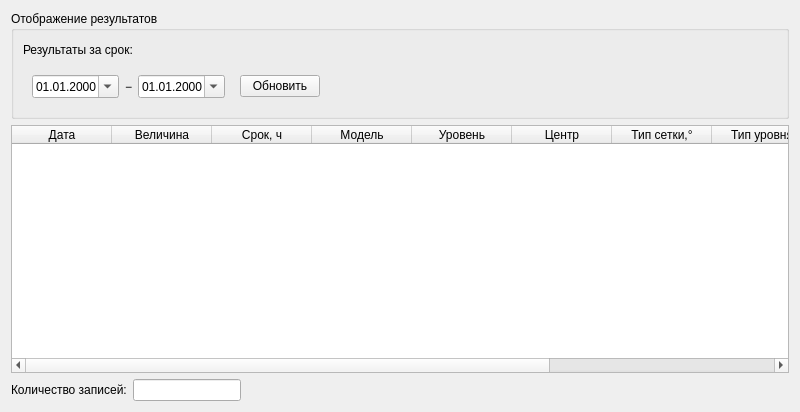
<?xml version="1.0" encoding="UTF-8"?>
<ui version="4.0">
 <class>ObanalResultsWidget</class>
 <widget class="QWidget" name="ObanalResultsWidget">
  <property name="geometry">
   <rect>
    <x>0</x>
    <y>0</y>
    <width>800</width>
    <height>412</height>
   </rect>
  </property>
  <property name="windowTitle">
   <string>ObanalResults</string>
  </property>
  <layout class="QVBoxLayout" name="verticalLayout_2">
   <item>
    <widget class="QGroupBox" name="groupBox">
     <property name="title">
      <string>Отображение результатов</string>
     </property>
     <layout class="QVBoxLayout" name="verticalLayout">
      <item>
       <layout class="QHBoxLayout" name="horizontalLayout_4">
        <item>
         <widget class="QLabel" name="label">
          <property name="text">
           <string>Результаты за срок:</string>
          </property>
         </widget>
        </item>
        <item>
         <spacer name="horizontalSpacer_3">
          <property name="orientation">
           <enum>Qt::Horizontal</enum>
          </property>
          <property name="sizeHint" stdset="0">
           <size>
            <width>40</width>
            <height>20</height>
           </size>
          </property>
         </spacer>
        </item>
       </layout>
      </item>
      <item>
       <layout class="QHBoxLayout" name="horizontalLayout_5">
        <item>
         <widget class="QWidget" name="timesWidget" native="true">
          <layout class="QHBoxLayout" name="horizontalLayout_2">
           <item>
            <widget class="QDateTimeEdit" name="startDateTimeEdit">
             <property name="displayFormat">
              <string>dd.MM.yyyy</string>
             </property>
             <property name="calendarPopup">
              <bool>true</bool>
             </property>
            </widget>
           </item>
           <item>
            <widget class="QLabel" name="label_4">
             <property name="text">
              <string>−</string>
             </property>
            </widget>
           </item>
           <item>
            <widget class="QDateTimeEdit" name="endDateTimeEdit">
             <property name="displayFormat">
              <string>dd.MM.yyyy</string>
             </property>
             <property name="calendarPopup">
              <bool>true</bool>
             </property>
            </widget>
           </item>
          </layout>
         </widget>
        </item>
        <item>
         <widget class="QPushButton" name="updateButton">
          <property name="text">
           <string>Обновить</string>
          </property>
         </widget>
        </item>
        <item>
         <spacer name="horizontalSpacer_4">
          <property name="orientation">
           <enum>Qt::Horizontal</enum>
          </property>
          <property name="sizeHint" stdset="0">
           <size>
            <width>40</width>
            <height>20</height>
           </size>
          </property>
         </spacer>
        </item>
       </layout>
      </item>
     </layout>
    </widget>
   </item>
   <item>
    <widget class="QTableWidget" name="dataTableWidget">
     <column>
      <property name="text">
       <string>Дата</string>
      </property>
     </column>
     <column>
      <property name="text">
       <string>Величина</string>
      </property>
     </column>
     <column>
      <property name="text">
       <string>Срок, ч</string>
      </property>
     </column>
     <column>
      <property name="text">
       <string>Модель</string>
      </property>
     </column>
     <column>
      <property name="text">
       <string>Уровень</string>
      </property>
     </column>
     <column>
      <property name="text">
       <string>Центр</string>
      </property>
     </column>
     <column>
      <property name="text">
       <string>Тип сетки,°</string>
      </property>
     </column>
     <column>
      <property name="text">
       <string>Тип уровня</string>
      </property>
     </column>
     <column>
      <property name="text">
       <string>Количество данных</string>
      </property>
     </column>
     <column>
      <property name="text">
       <string/>
      </property>
     </column>
    </widget>
   </item>
   <item>
    <layout class="QHBoxLayout" name="horizontalLayout">
     <item>
      <widget class="QLabel" name="label_2">
       <property name="text">
        <string>Количество записей:</string>
       </property>
      </widget>
     </item>
     <item>
      <widget class="QLineEdit" name="countLineEdit">
       <property name="sizePolicy">
        <sizepolicy hsizetype="Preferred" vsizetype="Fixed">
         <horstretch>0</horstretch>
         <verstretch>0</verstretch>
        </sizepolicy>
       </property>
       <property name="readOnly">
        <bool>false</bool>
       </property>
      </widget>
     </item>
     <item>
      <spacer name="horizontalSpacer">
       <property name="orientation">
        <enum>Qt::Horizontal</enum>
       </property>
       <property name="sizeHint" stdset="0">
        <size>
         <width>40</width>
         <height>20</height>
        </size>
       </property>
      </spacer>
     </item>
    </layout>
   </item>
  </layout>
 </widget>
 <resources/>
 <connections/>
</ui>
